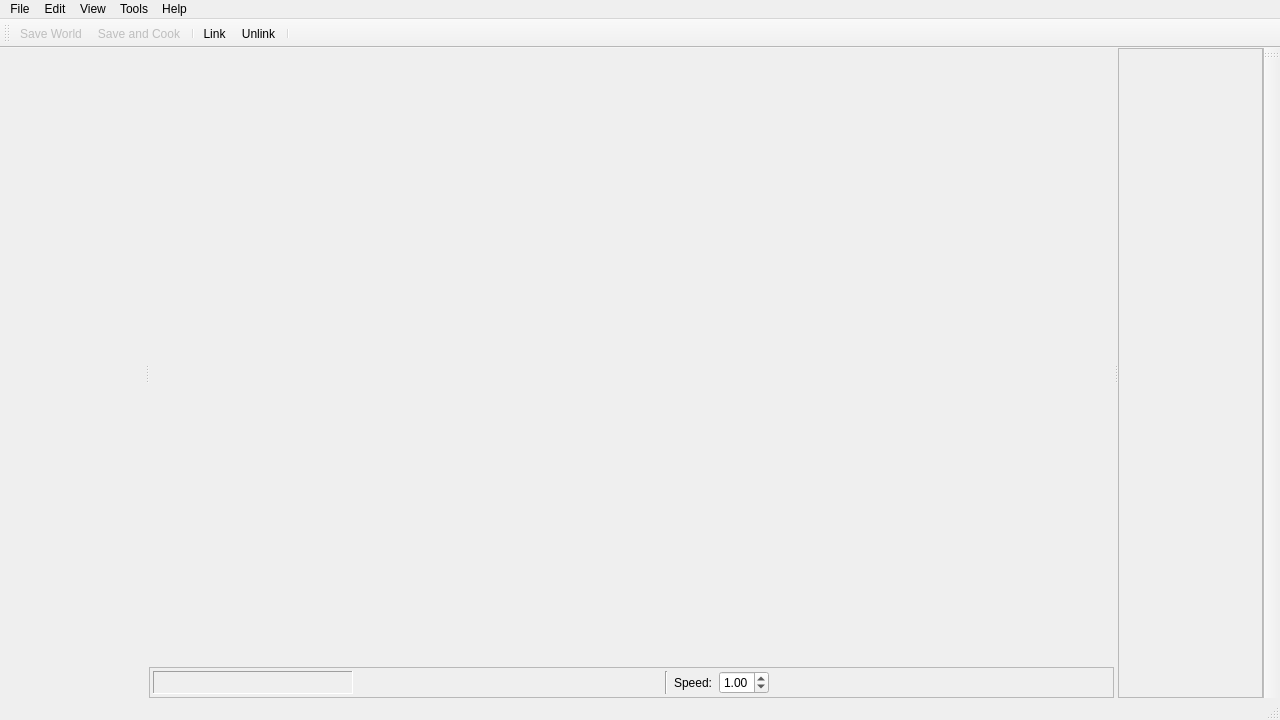
<?xml version="1.0" encoding="UTF-8"?>
<ui version="4.0">
 <class>CWorldEditor</class>
 <widget class="QMainWindow" name="CWorldEditor">
  <property name="geometry">
   <rect>
    <x>0</x>
    <y>0</y>
    <width>1280</width>
    <height>720</height>
   </rect>
  </property>
  <property name="windowTitle">
   <string/>
  </property>
  <widget class="QWidget" name="centralwidget">
   <layout class="QVBoxLayout" name="verticalLayout">
    <property name="leftMargin">
     <number>0</number>
    </property>
    <property name="topMargin">
     <number>0</number>
    </property>
    <property name="rightMargin">
     <number>0</number>
    </property>
    <property name="bottomMargin">
     <number>0</number>
    </property>
    <item>
     <widget class="QSplitter" name="splitter">
      <property name="orientation">
       <enum>Qt::Horizontal</enum>
      </property>
      <widget class="QWidget" name="ResourceBrowserContainer" native="true"/>
      <widget class="QWidget" name="layoutWidget">
       <layout class="QVBoxLayout" name="verticalLayout_4">
        <item>
         <widget class="CSceneViewport" name="MainViewport" native="true">
          <property name="sizePolicy">
           <sizepolicy hsizetype="Preferred" vsizetype="Minimum">
            <horstretch>0</horstretch>
            <verstretch>1</verstretch>
           </sizepolicy>
          </property>
         </widget>
        </item>
        <item>
         <widget class="QFrame" name="BottomFrame">
          <property name="sizePolicy">
           <sizepolicy hsizetype="Preferred" vsizetype="Preferred">
            <horstretch>0</horstretch>
            <verstretch>0</verstretch>
           </sizepolicy>
          </property>
          <property name="frameShape">
           <enum>QFrame::StyledPanel</enum>
          </property>
          <property name="frameShadow">
           <enum>QFrame::Plain</enum>
          </property>
          <layout class="QHBoxLayout" name="horizontalLayout_2">
           <property name="leftMargin">
            <number>3</number>
           </property>
           <property name="topMargin">
            <number>3</number>
           </property>
           <property name="rightMargin">
            <number>3</number>
           </property>
           <property name="bottomMargin">
            <number>3</number>
           </property>
           <item>
            <widget class="QFrame" name="SelectionInfoFrame">
             <property name="minimumSize">
              <size>
               <width>200</width>
               <height>0</height>
              </size>
             </property>
             <property name="maximumSize">
              <size>
               <width>200</width>
               <height>16777215</height>
              </size>
             </property>
             <property name="frameShape">
              <enum>QFrame::Panel</enum>
             </property>
             <property name="frameShadow">
              <enum>QFrame::Sunken</enum>
             </property>
             <property name="lineWidth">
              <number>1</number>
             </property>
             <property name="midLineWidth">
              <number>0</number>
             </property>
             <layout class="QVBoxLayout" name="verticalLayout_3">
              <property name="leftMargin">
               <number>3</number>
              </property>
              <property name="topMargin">
               <number>3</number>
              </property>
              <property name="rightMargin">
               <number>3</number>
              </property>
              <property name="bottomMargin">
               <number>3</number>
              </property>
              <item>
               <widget class="QLabel" name="SelectionInfoLabel">
                <property name="frameShadow">
                 <enum>QFrame::Plain</enum>
                </property>
                <property name="lineWidth">
                 <number>1</number>
                </property>
                <property name="midLineWidth">
                 <number>0</number>
                </property>
                <property name="text">
                 <string/>
                </property>
               </widget>
              </item>
             </layout>
            </widget>
           </item>
           <item>
            <widget class="WVectorEditor" name="TransformSpinBox" native="true">
             <property name="enabled">
              <bool>false</bool>
             </property>
             <property name="sizePolicy">
              <sizepolicy hsizetype="Fixed" vsizetype="Preferred">
               <horstretch>0</horstretch>
               <verstretch>0</verstretch>
              </sizepolicy>
             </property>
             <property name="minimumSize">
              <size>
               <width>300</width>
               <height>0</height>
              </size>
             </property>
            </widget>
           </item>
           <item>
            <widget class="Line" name="BottomFrameDivider">
             <property name="orientation">
              <enum>Qt::Vertical</enum>
             </property>
            </widget>
           </item>
           <item>
            <layout class="QHBoxLayout" name="horizontalLayout">
             <item>
              <widget class="QLabel" name="label">
               <property name="text">
                <string>Speed:</string>
               </property>
              </widget>
             </item>
             <item>
              <widget class="WDraggableSpinBox" name="CamSpeedSpinBox">
               <property name="maximumSize">
                <size>
                 <width>50</width>
                 <height>16777215</height>
                </size>
               </property>
               <property name="focusPolicy">
                <enum>Qt::NoFocus</enum>
               </property>
               <property name="contextMenuPolicy">
                <enum>Qt::NoContextMenu</enum>
               </property>
               <property name="frame">
                <bool>true</bool>
               </property>
               <property name="correctionMode">
                <enum>QAbstractSpinBox::CorrectToNearestValue</enum>
               </property>
               <property name="keyboardTracking">
                <bool>false</bool>
               </property>
               <property name="minimum">
                <double>0.010000000000000</double>
               </property>
               <property name="maximum">
                <double>10.000000000000000</double>
               </property>
               <property name="singleStep">
                <double>0.100000000000000</double>
               </property>
               <property name="value">
                <double>1.000000000000000</double>
               </property>
              </widget>
             </item>
            </layout>
           </item>
           <item>
            <spacer name="BottomFrameSpacer">
             <property name="orientation">
              <enum>Qt::Horizontal</enum>
             </property>
             <property name="sizeHint" stdset="0">
              <size>
               <width>40</width>
               <height>20</height>
              </size>
             </property>
            </spacer>
           </item>
          </layout>
         </widget>
        </item>
       </layout>
      </widget>
      <widget class="QFrame" name="RightSidebarFrame">
       <property name="frameShape">
        <enum>QFrame::StyledPanel</enum>
       </property>
       <property name="frameShadow">
        <enum>QFrame::Raised</enum>
       </property>
      </widget>
     </widget>
    </item>
   </layout>
  </widget>
  <widget class="QStatusBar" name="statusbar"/>
  <widget class="QToolBar" name="MainToolBar">
   <property name="contextMenuPolicy">
    <enum>Qt::NoContextMenu</enum>
   </property>
   <property name="windowTitle">
    <string>toolBar</string>
   </property>
   <property name="iconSize">
    <size>
     <width>32</width>
     <height>32</height>
    </size>
   </property>
   <attribute name="toolBarArea">
    <enum>TopToolBarArea</enum>
   </attribute>
   <attribute name="toolBarBreak">
    <bool>false</bool>
   </attribute>
   <addaction name="ActionSave"/>
   <addaction name="ActionSaveAndRepack"/>
   <addaction name="separator"/>
   <addaction name="ActionLink"/>
   <addaction name="ActionUnlink"/>
   <addaction name="separator"/>
  </widget>
  <widget class="QMenuBar" name="menubar">
   <property name="geometry">
    <rect>
     <x>0</x>
     <y>0</y>
     <width>1280</width>
     <height>20</height>
    </rect>
   </property>
   <widget class="QMenu" name="menuFile">
    <property name="title">
     <string>File</string>
    </property>
    <addaction name="ActionExportGame"/>
    <addaction name="ActionOpenProject"/>
    <addaction name="ActionOpenRecent"/>
    <addaction name="separator"/>
    <addaction name="ActionSave"/>
    <addaction name="ActionSaveAndRepack"/>
    <addaction name="separator"/>
    <addaction name="ActionProjectSettings"/>
    <addaction name="separator"/>
    <addaction name="ActionCloseProject"/>
    <addaction name="ActionExit"/>
   </widget>
   <widget class="QMenu" name="menuEdit">
    <property name="title">
     <string>Edit</string>
    </property>
    <addaction name="ActionCut"/>
    <addaction name="ActionCopy"/>
    <addaction name="ActionPaste"/>
    <addaction name="ActionDelete"/>
    <addaction name="separator"/>
    <addaction name="ActionSelectAll"/>
    <addaction name="ActionInvertSelection"/>
   </widget>
   <widget class="QMenu" name="menuView">
    <property name="title">
     <string>View</string>
    </property>
    <widget class="QMenu" name="menuLighting">
     <property name="title">
      <string>Lighting</string>
     </property>
     <addaction name="ActionNoLighting"/>
     <addaction name="ActionBasicLighting"/>
     <addaction name="ActionWorldLighting"/>
    </widget>
    <widget class="QMenu" name="menuBloom">
     <property name="title">
      <string>Bloom</string>
     </property>
     <addaction name="ActionNoBloom"/>
     <addaction name="ActionBloomMaps"/>
     <addaction name="ActionFakeBloom"/>
     <addaction name="ActionBloom"/>
    </widget>
    <addaction name="ActionGameMode"/>
    <addaction name="separator"/>
    <addaction name="ActionDrawWorld"/>
    <addaction name="ActionDrawObjects"/>
    <addaction name="ActionDrawCollision"/>
    <addaction name="ActionDrawObjectCollision"/>
    <addaction name="ActionDrawLights"/>
    <addaction name="ActionDrawSky"/>
    <addaction name="separator"/>
    <addaction name="menuLighting"/>
    <addaction name="menuBloom"/>
    <addaction name="separator"/>
    <addaction name="ActionCollisionRenderSettings"/>
    <addaction name="ActionDisableAlpha"/>
    <addaction name="separator"/>
    <addaction name="ActionShowLog"/>
   </widget>
   <widget class="QMenu" name="menuTools">
    <property name="title">
     <string>Tools</string>
    </property>
    <addaction name="ActionEditTweaks"/>
    <addaction name="ActionEditLayers"/>
    <addaction name="ActionGeneratePropertyNames"/>
   </widget>
   <widget class="QMenu" name="menuHelp">
    <property name="title">
     <string>Help</string>
    </property>
    <addaction name="ActionAbout"/>
   </widget>
   <addaction name="menuFile"/>
   <addaction name="menuEdit"/>
   <addaction name="menuView"/>
   <addaction name="menuTools"/>
   <addaction name="menuHelp"/>
  </widget>
  <widget class="QToolBar" name="EditModeToolBar">
   <property name="sizePolicy">
    <sizepolicy hsizetype="Fixed" vsizetype="Preferred">
     <horstretch>0</horstretch>
     <verstretch>0</verstretch>
    </sizepolicy>
   </property>
   <property name="windowTitle">
    <string>toolBar</string>
   </property>
   <attribute name="toolBarArea">
    <enum>RightToolBarArea</enum>
   </attribute>
   <attribute name="toolBarBreak">
    <bool>false</bool>
   </attribute>
  </widget>
  <action name="ActionSave">
   <property name="enabled">
    <bool>false</bool>
   </property>
   <property name="icon">
    <iconset resource="../Icons.qrc">
     <normaloff>:/icons/Save.svg</normaloff>:/icons/Save.svg</iconset>
   </property>
   <property name="text">
    <string>Save World</string>
   </property>
  </action>
  <action name="ActionLink">
   <property name="checkable">
    <bool>true</bool>
   </property>
   <property name="icon">
    <iconset resource="../Icons.qrc">
     <normaloff>:/icons/Link.svg</normaloff>:/icons/Link.svg</iconset>
   </property>
   <property name="text">
    <string>Link</string>
   </property>
   <property name="toolTip">
    <string>Link</string>
   </property>
   <property name="shortcut">
    <string>L</string>
   </property>
  </action>
  <action name="ActionUnlink">
   <property name="icon">
    <iconset resource="../Icons.qrc">
     <normaloff>:/icons/Unlink.svg</normaloff>:/icons/Unlink.svg</iconset>
   </property>
   <property name="text">
    <string>Unlink</string>
   </property>
   <property name="toolTip">
    <string>Unlink</string>
   </property>
   <property name="shortcut">
    <string>U</string>
   </property>
  </action>
  <action name="ActionDrawWorld">
   <property name="checkable">
    <bool>true</bool>
   </property>
   <property name="checked">
    <bool>true</bool>
   </property>
   <property name="text">
    <string>World</string>
   </property>
   <property name="shortcut">
    <string>1</string>
   </property>
  </action>
  <action name="ActionDrawCollision">
   <property name="checkable">
    <bool>true</bool>
   </property>
   <property name="text">
    <string>Collision</string>
   </property>
   <property name="shortcut">
    <string>3</string>
   </property>
  </action>
  <action name="ActionDrawObjects">
   <property name="checkable">
    <bool>true</bool>
   </property>
   <property name="checked">
    <bool>true</bool>
   </property>
   <property name="text">
    <string>Objects</string>
   </property>
   <property name="shortcut">
    <string>2</string>
   </property>
  </action>
  <action name="ActionDrawLights">
   <property name="checkable">
    <bool>true</bool>
   </property>
   <property name="checked">
    <bool>true</bool>
   </property>
   <property name="text">
    <string>Lights</string>
   </property>
   <property name="shortcut">
    <string>5</string>
   </property>
  </action>
  <action name="ActionDrawSky">
   <property name="checkable">
    <bool>true</bool>
   </property>
   <property name="checked">
    <bool>true</bool>
   </property>
   <property name="text">
    <string>Sky</string>
   </property>
   <property name="shortcut">
    <string>6</string>
   </property>
  </action>
  <action name="ActionNoLighting">
   <property name="checkable">
    <bool>true</bool>
   </property>
   <property name="text">
    <string>None</string>
   </property>
   <property name="shortcut">
    <string>Ctrl+1</string>
   </property>
  </action>
  <action name="ActionBasicLighting">
   <property name="checkable">
    <bool>true</bool>
   </property>
   <property name="text">
    <string>Basic</string>
   </property>
   <property name="toolTip">
    <string>Basic</string>
   </property>
   <property name="shortcut">
    <string>Ctrl+2</string>
   </property>
  </action>
  <action name="ActionWorldLighting">
   <property name="checkable">
    <bool>true</bool>
   </property>
   <property name="text">
    <string>World</string>
   </property>
   <property name="shortcut">
    <string>Ctrl+3</string>
   </property>
  </action>
  <action name="ActionNoBloom">
   <property name="checkable">
    <bool>true</bool>
   </property>
   <property name="text">
    <string>None</string>
   </property>
  </action>
  <action name="ActionBloomMaps">
   <property name="checkable">
    <bool>true</bool>
   </property>
   <property name="text">
    <string>Bloom Maps</string>
   </property>
  </action>
  <action name="ActionBloom">
   <property name="checkable">
    <bool>true</bool>
   </property>
   <property name="text">
    <string>Bloom</string>
   </property>
  </action>
  <action name="ActionZoomOnSelection">
   <property name="text">
    <string>Zoom On Selection</string>
   </property>
   <property name="shortcut">
    <string>Z</string>
   </property>
  </action>
  <action name="ActionDisableBackfaceCull">
   <property name="checkable">
    <bool>true</bool>
   </property>
   <property name="text">
    <string>Disable Backface Culling</string>
   </property>
  </action>
  <action name="ActionDisableAlpha">
   <property name="checkable">
    <bool>true</bool>
   </property>
   <property name="text">
    <string>Disable Alpha</string>
   </property>
  </action>
  <action name="ActionShowLog">
   <property name="checkable">
    <bool>true</bool>
   </property>
   <property name="text">
    <string>Show Log</string>
   </property>
  </action>
  <action name="ActionEditLayers">
   <property name="enabled">
    <bool>false</bool>
   </property>
   <property name="text">
    <string>Edit Layers</string>
   </property>
  </action>
  <action name="ActionFakeBloom">
   <property name="checkable">
    <bool>true</bool>
   </property>
   <property name="text">
    <string>Fake Bloom</string>
   </property>
  </action>
  <action name="ActionIncrementGizmo">
   <property name="text">
    <string>Increment Gizmo Size</string>
   </property>
   <property name="toolTip">
    <string>Increment Gizmo Size</string>
   </property>
   <property name="shortcut">
    <string>=</string>
   </property>
   <property name="shortcutContext">
    <enum>Qt::WindowShortcut</enum>
   </property>
  </action>
  <action name="ActionDecrementGizmo">
   <property name="text">
    <string>Decrement Gizmo Size</string>
   </property>
   <property name="toolTip">
    <string>Decrement Gizmo Size</string>
   </property>
   <property name="shortcut">
    <string>-</string>
   </property>
   <property name="shortcutContext">
    <enum>Qt::WindowShortcut</enum>
   </property>
  </action>
  <action name="ActionDrawObjectCollision">
   <property name="checkable">
    <bool>true</bool>
   </property>
   <property name="text">
    <string>Object Collision</string>
   </property>
   <property name="shortcut">
    <string>4</string>
   </property>
  </action>
  <action name="ActionGameMode">
   <property name="checkable">
    <bool>true</bool>
   </property>
   <property name="text">
    <string>Game Mode</string>
   </property>
   <property name="shortcut">
    <string>G</string>
   </property>
  </action>
  <action name="ActionSelectAll">
   <property name="text">
    <string>Select All</string>
   </property>
   <property name="shortcut">
    <string>Ctrl+A</string>
   </property>
  </action>
  <action name="ActionInvertSelection">
   <property name="text">
    <string>Invert Selection</string>
   </property>
   <property name="shortcut">
    <string>Ctrl+I</string>
   </property>
  </action>
  <action name="ActionDelete">
   <property name="enabled">
    <bool>false</bool>
   </property>
   <property name="text">
    <string>Delete</string>
   </property>
   <property name="shortcut">
    <string>Del</string>
   </property>
  </action>
  <action name="ActionCut">
   <property name="enabled">
    <bool>false</bool>
   </property>
   <property name="text">
    <string>Cut</string>
   </property>
  </action>
  <action name="ActionCopy">
   <property name="enabled">
    <bool>false</bool>
   </property>
   <property name="text">
    <string>Copy</string>
   </property>
  </action>
  <action name="ActionPaste">
   <property name="enabled">
    <bool>false</bool>
   </property>
   <property name="text">
    <string>Paste</string>
   </property>
  </action>
  <action name="ActionSaveAndRepack">
   <property name="enabled">
    <bool>false</bool>
   </property>
   <property name="icon">
    <iconset resource="../Icons.qrc">
     <normaloff>:/icons/SaveAndRepack_32px.svg</normaloff>:/icons/SaveAndRepack_32px.svg</iconset>
   </property>
   <property name="text">
    <string>Save and Cook</string>
   </property>
   <property name="toolTip">
    <string>Save and Cook</string>
   </property>
  </action>
  <action name="ActionCollisionRenderSettings">
   <property name="text">
    <string>Collision Render Settings</string>
   </property>
  </action>
  <action name="ActionOpenRecent">
   <property name="icon">
    <iconset resource="../Icons.qrc">
     <normaloff>:/icons/Open_16px.svg</normaloff>:/icons/Open_16px.svg</iconset>
   </property>
   <property name="text">
    <string>Open Recent</string>
   </property>
  </action>
  <action name="ActionOpenProject">
   <property name="icon">
    <iconset resource="../Icons.qrc">
     <normaloff>:/icons/Open_16px.svg</normaloff>:/icons/Open_16px.svg</iconset>
   </property>
   <property name="text">
    <string>Open Project</string>
   </property>
  </action>
  <action name="ActionExportGame">
   <property name="icon">
    <iconset resource="../Icons.qrc">
     <normaloff>:/icons/New_16px.svg</normaloff>:/icons/New_16px.svg</iconset>
   </property>
   <property name="text">
    <string>Create Project</string>
   </property>
  </action>
  <action name="ActionExit">
   <property name="text">
    <string>Exit</string>
   </property>
  </action>
  <action name="ActionCloseProject">
   <property name="enabled">
    <bool>false</bool>
   </property>
   <property name="text">
    <string>Close Project</string>
   </property>
  </action>
  <action name="ActionEditWorldInfoMode">
   <property name="checkable">
    <bool>true</bool>
   </property>
   <property name="checked">
    <bool>true</bool>
   </property>
   <property name="icon">
    <iconset resource="../Icons.qrc">
     <normaloff>:/icons/World.svg</normaloff>:/icons/World.svg</iconset>
   </property>
   <property name="text">
    <string>Edit World Info</string>
   </property>
  </action>
  <action name="ActionEditScriptMode">
   <property name="checkable">
    <bool>true</bool>
   </property>
   <property name="icon">
    <iconset resource="../Icons.qrc">
     <normaloff>:/icons/Modify.svg</normaloff>:/icons/Modify.svg</iconset>
   </property>
   <property name="text">
    <string>Edit Script</string>
   </property>
  </action>
  <action name="ActionProjectSettings">
   <property name="enabled">
    <bool>false</bool>
   </property>
   <property name="text">
    <string>Project Settings</string>
   </property>
  </action>
  <action name="ActionGeneratePropertyNames">
   <property name="text">
    <string>Generate Property Names</string>
   </property>
  </action>
  <action name="ActionAbout">
   <property name="text">
    <string>About</string>
   </property>
  </action>
  <action name="ActionEditTweaks">
   <property name="enabled">
    <bool>false</bool>
   </property>
   <property name="text">
    <string>Edit Tweaks</string>
   </property>
  </action>
 </widget>
 <customwidgets>
  <customwidget>
   <class>WDraggableSpinBox</class>
   <extends>QDoubleSpinBox</extends>
   <header>Editor/Widgets/WDraggableSpinBox.h</header>
  </customwidget>
  <customwidget>
   <class>WVectorEditor</class>
   <extends>QWidget</extends>
   <header>Editor/Widgets/WVectorEditor.h</header>
   <container>1</container>
  </customwidget>
  <customwidget>
   <class>CSceneViewport</class>
   <extends>QWidget</extends>
   <header>Editor/CSceneViewport.h</header>
   <container>1</container>
  </customwidget>
 </customwidgets>
 <resources>
  <include location="../Icons.qrc"/>
 </resources>
 <connections/>
</ui>
